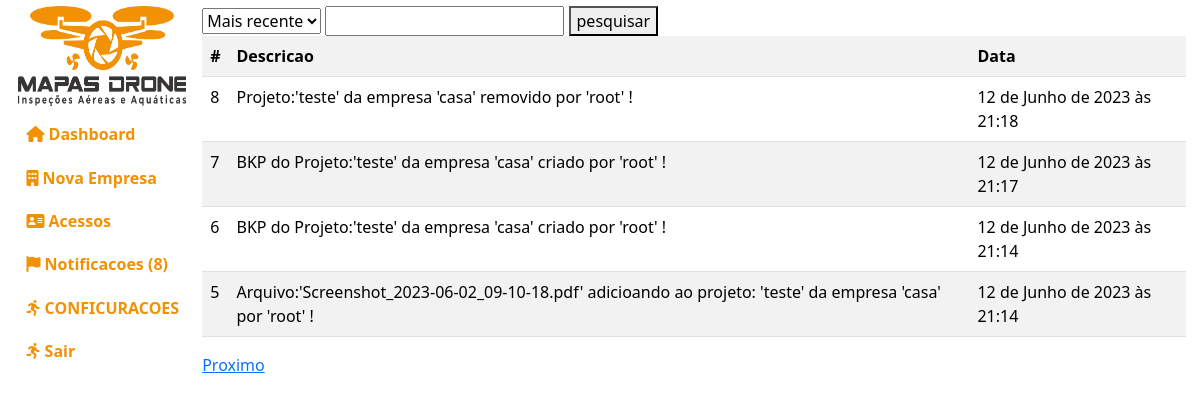
Before: /administracao/notificacoes/ (signed in) with the older database file.
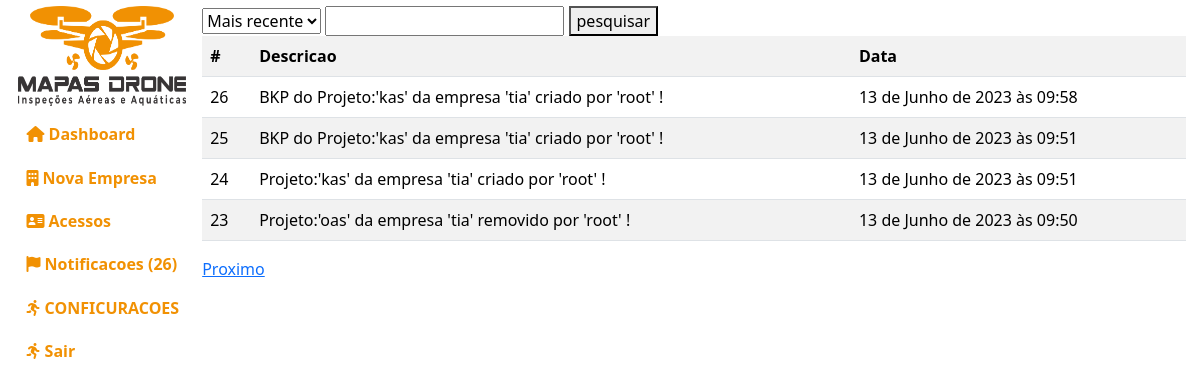
After: the same page with the newer database file.
### empresa/models.py (models this page shows, shortened)
class Notificacoes(models.Model):
    descricao = models.TextField(default="")
    visto = models.BooleanField(default=0)
    data = models.DateTimeField(default=timezone.now)
    class Meta:
        db_table = "notificacoes"
        verbose_name = "Notificacao"
        verbose_name_plural = "Notificacoes"
        ordering = ["-id"]

### administracao/views.py (the view)
# urls.py: path("notificacoes/", views.notificacoes),
def notificacoes(request):
    if request.user.is_authenticated and request.user.is_superuser:
        notificacoes = pega_notificacoes()
        if request.method == "POST":
            if request.POST.get("pesquisa"):
                notificacoes = notificacoes.filter(
                    descricao__contains=request.POST.get("pesquisa"))
            if request.POST.get("ordem") == '2':
                notificacoes = notificacoes.order_by("id")
        pages = paginacao(request, data=notificacoes, qtd_pagina=4)
        update_notificacoes(notificacoes)
        context = {"notificacoes": notificacoes, "pages": pages}
        return render(request, "administracao/public/notificacoes.html", context)
    return redirect("/")

### administracao/views.py (called while the page is built)
def pega_notificacoes(ordem="last"):
    notificacoes = Notificacoes.objects.all()
    return notificacoes

def update_notificacoes(notificacoes):
    for n in notificacoes:
        up = Notificacoes.objects.filter(id=n.id)
        up.update(visto=1)

### index/funcoes.py (called while the page is built)
def paginacao(request, data, qtd_pagina):
    paginacao = Paginator(data, qtd_pagina)
    page_num = request.GET.get('page')
    page = paginacao.get_page(page_num)
    return page

### templates/administracao/public/notificacoes.html (shortened to what this page needs)
{% extends 'base.html' %}
{% load static %}
{% load django_bootstrap5 %}
{% block css %}
<link rel="stylesheet" href="{% static 'index/css/administracao.css' %}">
{% endblock %}
{% block ld %}
{% if notificacoes %}
<div class="filtro">
    <form action="" method="post">
        <select name="ordem" id="ordem">
            <option value="1">Mais recente</option>
        </select>
        <input type="search" name="pesquisa" id="pesquisa" />
        <button>pesquisar</button>
    </form>
</div>
<table class="table table-striped">
    <tr>
        <th>#</th>
        <th>Descricao</th>
        <th>Data</th>
    </tr>
    {% for page in pages %}
        <tr>
            <td>{{page.id}}</td>
            <td>{{page.descricao}}</td>
            <td>{{page.data}}</td>
        </tr>
    {% endfor %}
</table>
{% if pages.has_next %}
<a href="?page={{pages.next_page_number}}">Proximo</a>
{% endif %}
{% else %}
<div class="alert alert-danger">Sem notificacoes</div>
{% endif %}
{% endblock %}

Changed rows visible on the page:
no longer on this page (row unchanged): Notificacoes: id "8", descricao "Projeto:'teste' da empresa 'casa' removido por 'root' !", data "12 de Junho de 2023 às 21:18"
no longer on this page (row unchanged): Notificacoes: id "7", descricao "BKP do Projeto:'teste' da empresa 'casa' criado por 'root' !", data "12 de Junho de 2023 às 21:17"
no longer on this page (row unchanged): Notificacoes: id "6", descricao "BKP do Projeto:'teste' da empresa 'casa' criado por 'root' !", data "12 de Junho de 2023 às 21:14"
no longer on this page (row unchanged): Notificacoes: id "5", descricao "Arquivo:'Screenshot_2023-06-02_09-10-18.pdf' adicioando ao projeto: 'teste' da empresa 'casa' por 'root' !", data "12 de Junho de 2023 às 21:14"
added Notificacoes: id "26", descricao "BKP do Projeto:'kas' da empresa 'tia' criado por 'root' !", data "13 de Junho de 2023 às 09:58"
added Notificacoes: id "25", descricao "BKP do Projeto:'kas' da empresa 'tia' criado por 'root' !", data "13 de Junho de 2023 às 09:51"
added Notificacoes: id "24", descricao "Projeto:'kas' da empresa 'tia' criado por 'root' !", data "13 de Junho de 2023 às 09:51"
added Notificacoes: id "23", descricao "Projeto:'oas' da empresa 'tia' removido por 'root' !", data "13 de Junho de 2023 às 09:50"
Other visible differences:
{{ notificacoes|length }}: "8" → "26"
